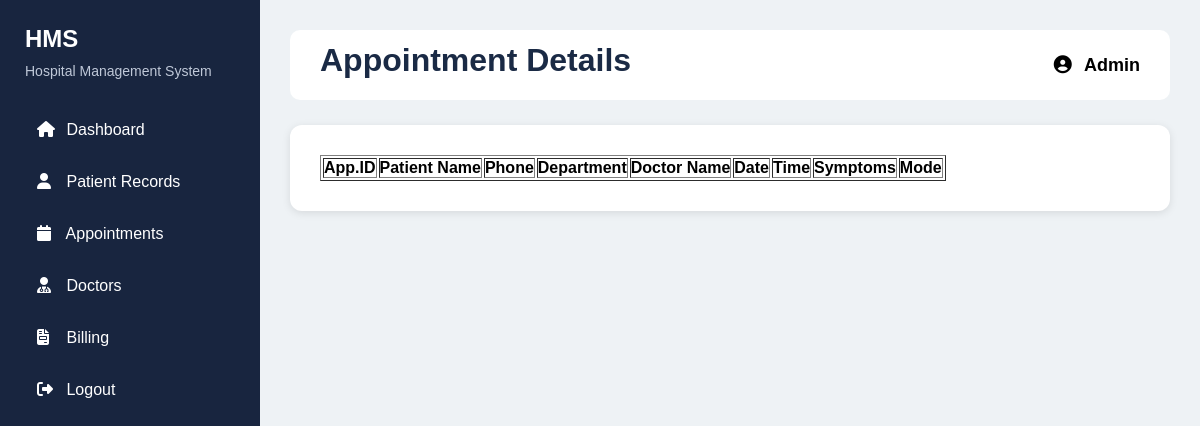
The page /viewappointments on the database as committed earlier.
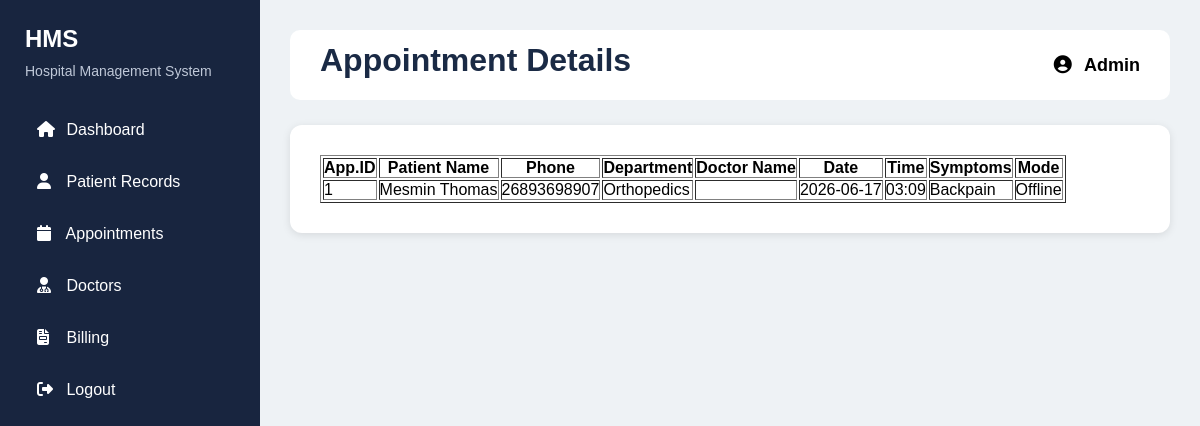
The same page on the database as committed later.
### tables this page shows
CREATE TABLE appointments(
            app_id INTEGER PRIMARY KEY AUTOINCREMENT,
            patient_name TEXT,
            phone TEXT,
            department TEXT,
            doctor TEXT,
            date TEXT,
            time TEXT,
            symptoms TEXT,
            mode TEXT
        );

### app.py (the view)
@app.route('/viewappointments')
def viewappointments():
    conn=get_connection()
    cursor=conn.cursor()
    cursor.execute("SELECT* FROM appointments")
    appointments=cursor.fetchall()
    conn.close()
    return render_template('admin.view_appointments.html',appointments=appointments)

### database.py (called while the page is built)
def get_connection():
    conn= sqlite3.connect("hospital.db")
    conn.row_factory = sqlite3.Row
    return conn

### templates/admin.view_appointments.html (shortened to what this page needs)
<!DOCTYPE html>
<html lang="en">
<head>
    <link rel="stylesheet"
          href="https://cdnjs.cloudflare.com/ajax/libs/font-awesome/6.5.1/css/all.min.css">
    <link rel="stylesheet" href="{{url_for('static',filename='page.css')}}">
</head>
<body>
    <div class="main">
        <div class="sidebar">
            <div class="logo">
                <h2>HMS</h2>
                <p>Hospital Management System</p>
            </div>
            <div class="menu">
                <a href="/admin">
                    <i class="fa-solid fa-house"></i>
                    Dashboard
                </a>
                <a href="/viewpatients">
                    <i class="fa-solid fa-user"></i>
                    Patient Records
                </a>
                <a href="/viewappointments">
                    <i class="fa-solid fa-calendar"></i>
                    Appointments
                </a>
                <a href="/view_doc">
                    <i class="fa-solid fa-user-doctor"></i>
                    Doctors
                </a>
                <a href="/view_bill">
                    <i class="fa-solid fa-file-invoice"></i>
                    Billing
                </a>
                 <a href="/">
                   <i class="fa-solid fa-right-from-bracket"></i>
                    Logout
                </a>
            </div>
        </div>
        <div class="content">
            <div class="topbar">
                <h1 class="page-title">Appointment Details</h1>
                <div class="profile">
                    <i class="fa-solid fa-user-circle"></i>
                    Admin
                </div>
            </div>
            <div class="card">
                <table border="1">
                    <tr>
                        <th>App.ID</th>
                        <th>Patient Name</th>
                        <th>Phone</th>
                        <th>Department</th>
                        <th>Doctor Name</th>
                        <th>Date</th>
                        <th>Time</th>
                        <th>Symptoms</th>
                        <th>Mode</th>
                    </tr>
                    {% for appointment in appointments %}
                    <tr>
                        <td> {{ appointment["app_id"] }} </td>
                        <td> {{ appointment["patient_name"] }} </td>
                        <td> {{ appointment["phone"] }} </td>
                        <td> {{ appointment["department"] }} </td>
                        <td> {{ appointment["doctor"] }} </td>
                        <td> {{ appointment["date"] }} </td>
                        <td> {{ appointment["time"] }} </td>
                        <td> {{ appointment["symptoms"] }} </td>
                        <td> {{ appointment["mode"] }} </td>
                    </tr>
                    {% endfor %}
                </table>
            </div>
        </div>
    </div>
</body>
</html>

Rows that differ between the two databases and show on the page:
added appointments: app_id "1", patient_name "Mesmin Thomas", phone "26893698907", department "Orthopedics", date "2026-06-17", time "03:09", symptoms "Backpain", mode "Offline"
